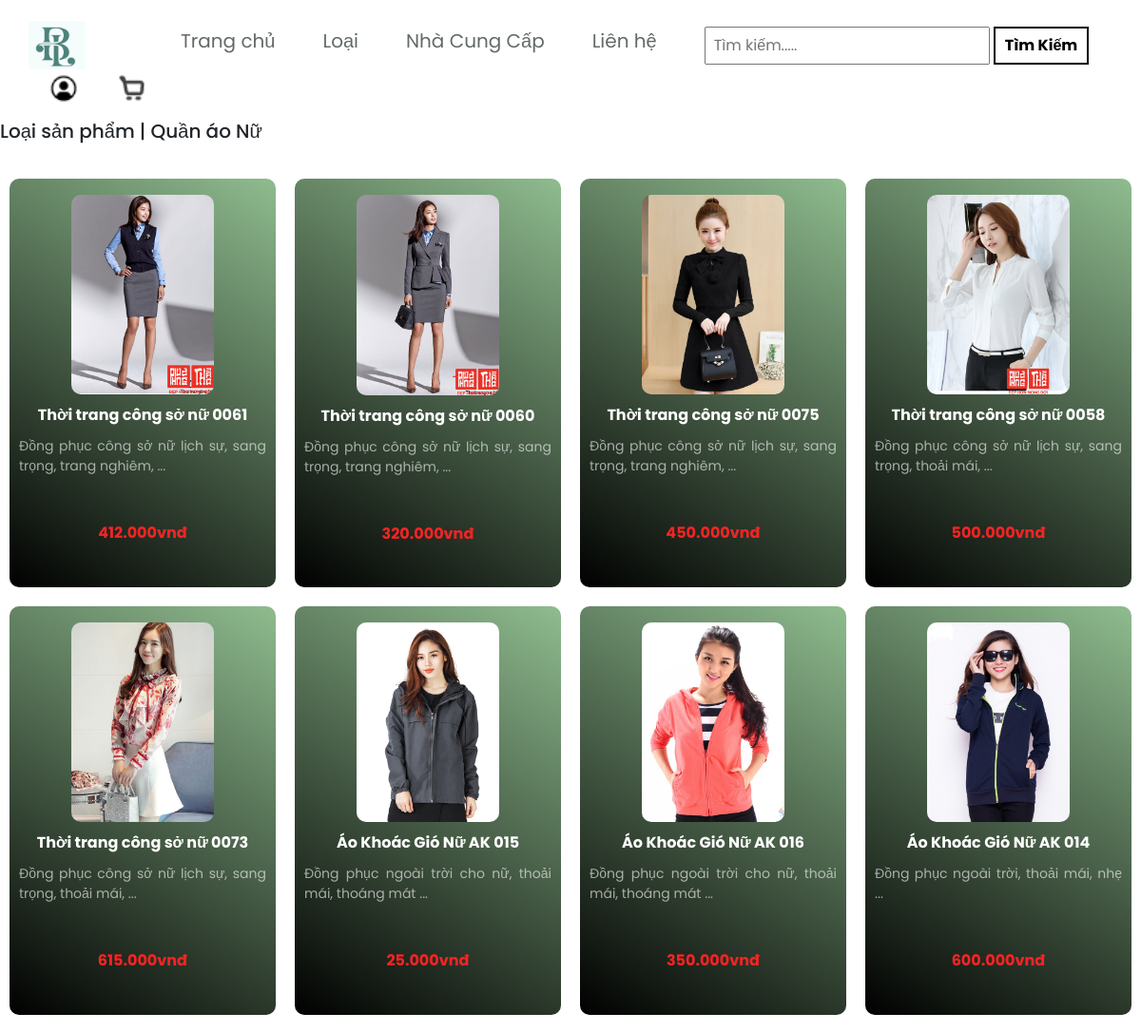
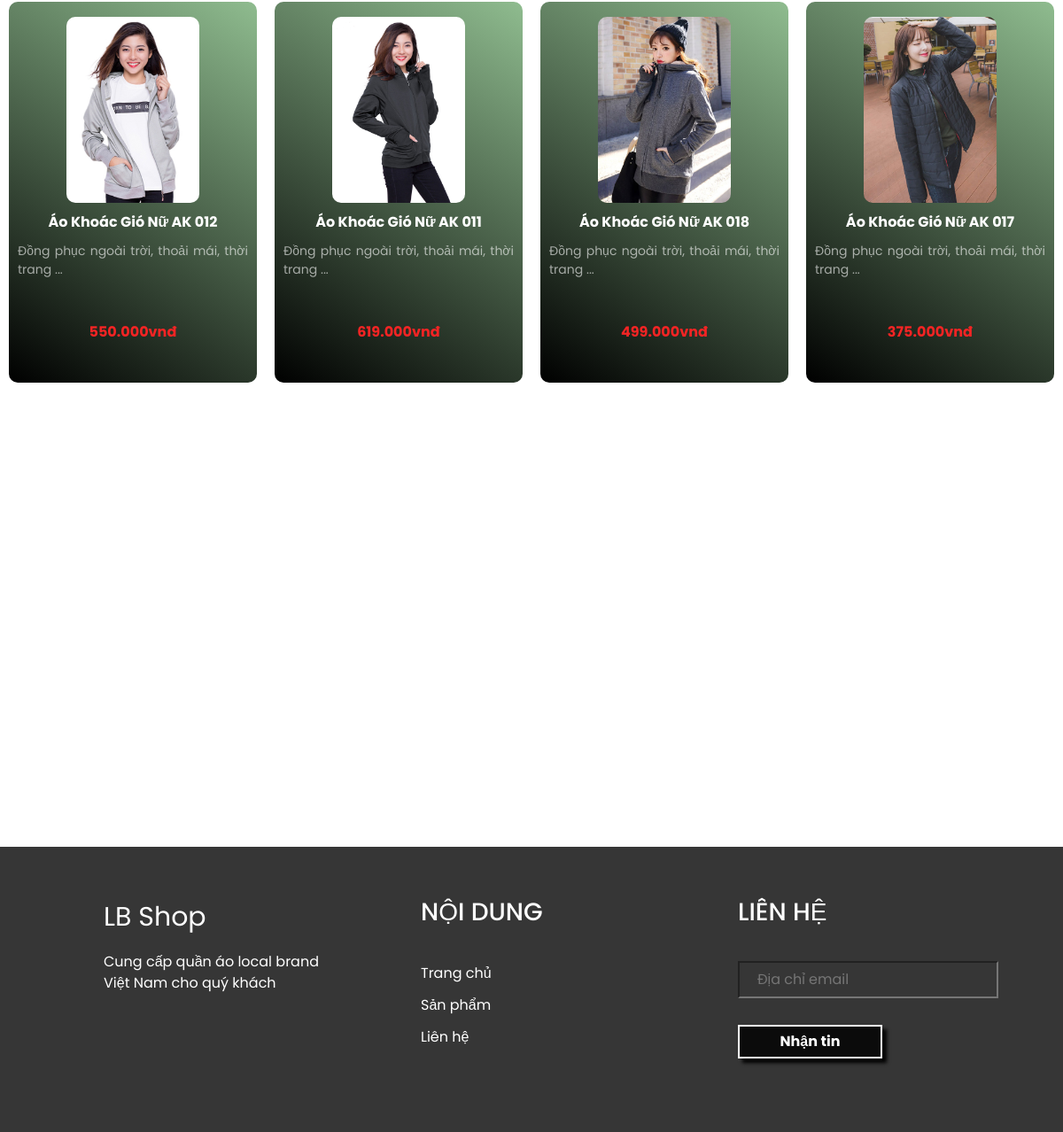
/index.php?quanly=loaisanphamlist&id=2, run on the app's committed database (2 pictures, top to bottom).
### tables this page shows
CREATE TABLE `tbl_loaisanpham` (
  `id_loaisanpham` int(11) NOT NULL,
  `tenloaisanpham` varchar(100) NOT NULL,
  `mota` text NOT NULL
);

CREATE TABLE `tbl_sanpham` (
  `id_sanpham` int(11) NOT NULL,
  `tensanpham` varchar(100) NOT NULL,
  `masanpham` varchar(100) NOT NULL,
  `giasanpham` float NOT NULL,
  `soluong` int(11) NOT NULL,
  `hinhanh` varchar(100) NOT NULL,
  `tomtat` tinytext NOT NULL,
  `noidung` text NOT NULL,
  `id_loaisanpham` int(11) NOT NULL,
  `id_nhacungcap` int(11) NOT NULL,
  `trangthai` int(11) NOT NULL
);

### pages/main/loaisanpham.php (the view, shortened to what this page needs)
<link rel="stylesheet" href="https://cdnjs.cloudflare.com/ajax/libs/twitter-bootstrap/4.1.3/css/bootstrap.min.css">
<link rel="stylesheet" href="https://cdnjs.cloudflare.com/ajax/libs/ionicons/2.0.1/css/ionicons.min.css">
<link rel="stylesheet" href="../css/style.css">
<?php
$sql_show = "SELECT * FROM tbl_sanpham WHERE tbl_sanpham.id_loaisanpham='$_GET[id]' ORDER BY id_sanpham DESC";
$query_show = mysqli_query($connect, $sql_show);
$sql_cate = "SELECT * FROM tbl_loaisanpham WHERE id_loaisanpham='$_GET[id]' LIMIT 1";
$query_cate = mysqli_query($connect, $sql_cate);
$row_title = mysqli_fetch_array($query_cate);
?>
<h5> Loại sản phẩm |
    <?php
    if (isset($row_title['tenloaisanpham'])) {
        echo $row_title['tenloaisanpham'];
    } else {
        echo "lỗi không lấy được data";
    }
    ?>
</h5>
<div id="wp-products">
	<ul id="list-products">
		<?php
		while ($row = mysqli_fetch_array($query_show)) {
		?>
			<div style="width: 280px; height: 430px;" class="item">
				<a style="text-decoration: none;" href="index.php?quanly=sanpham&id=<?= $row['id_sanpham'] ?>">
					<img style="border-radius: 10px;" src="admincp/modules/quanlysanpham/uploads/<?= $row['hinhanh'] ?>">
					<div style="text-align: center;" class="name"><?= $row['tensanpham'] ?></div>
					<div style="color: rgba(256, 256, 256, 0.6); text-align: justify; padding: 10px; font-size: 14px; height: 90px;" class="desc"><?= $row['tomtat'] ?></div>
					<div class="price"><?= number_format($row['giasanpham'], 0, ',', '.') . 'vnđ'  ?></div>
				</a>
			</div>
		<?php
		}
		?>
	</ul>
</div>

### css/style.css (style rules this page uses)
* { padding:0; margin:0; box-sizing: border-box; font-family:'Poppins', sans-serif; cursor: pointer; list-style: none; }
#wp-products { padding-top:30px; padding-bottom: 30px; width: 100%; }
#list-products { display: flex; list-style: none; justify-content: space-around; align-items: center; flex-wrap: wrap; }
#list-products .item { width: 290px; height: 374px; background: linear-gradient(212.38deg, darkseagreen 0%, black 100%); border-radius: 10px; margin-bottom: 20px; }
#list-products .item img { display: block; margin:0px auto; margin-top:17px; max-width: 150px; }
#list-products .item .name { text-align: center; color:#fff; font-weight: bold; margin-top:10px; }
#list-products .item .desc { text-align: center; color:#626a67; }
#list-products .item .price { text-align: center; color:#f42424; font-weight: bold; margin-top:10px; justify-content: center; }
#footer .box .quick-menu ,.item a { color:#fff; text-decoration: none; }

### css/style_ads.css (style rules this page uses)
* { box-sizing: border-box; }
body { font-family:'Poppins', sans-serif; }
img { vertical-align: middle; width: 100%; }

### data on the page
tbl_loaisanpham: tenloaisanpham "Quần áo Nữ"
tbl_sanpham: hinhanh (picture), tensanpham "Thời trang công sở nữ 0061", tomtat "Đồng phục công sở nữ lịch sự, sang trọng, trang nghiêm, ...", giasanpham "412.000"
tbl_sanpham: hinhanh (picture), tensanpham "Thời trang công sở nữ 0060", tomtat "Đồng phục công sở nữ lịch sự, sang trọng, trang nghiêm, ...", giasanpham "320.000"
tbl_sanpham: hinhanh (picture), tensanpham "Thời trang công sở nữ 0075", tomtat "Đồng phục công sở nữ lịch sự, sang trọng, trang nghiêm, ...", giasanpham "450.000"
tbl_sanpham: hinhanh (picture), tensanpham "Thời trang công sở nữ 0058", tomtat "Đồng phục công sở nữ lịch sự, sang trọng, thoải mái, ...", giasanpham "500.000"
tbl_sanpham: hinhanh (picture), tensanpham "Thời trang công sở nữ 0073", tomtat "Đồng phục công sở nữ lịch sự, sang trọng, thoải mái, ...", giasanpham "615.000"
tbl_sanpham: hinhanh (picture), tensanpham "Áo Khoác Gió Nữ AK 015", tomtat "Đồng phục ngoài trời cho nữ, thoải mái, thoáng mát ...", giasanpham "25.000"
tbl_sanpham: hinhanh (picture), tensanpham "Áo Khoác Gió Nữ AK 016", tomtat "Đồng phục ngoài trời cho nữ, thoải mái, thoáng mát ...", giasanpham "350.000"
tbl_sanpham: hinhanh (picture), tensanpham "Áo Khoác Gió Nữ AK 014", tomtat "Đồng phục ngoài trời, thoải mái, nhẹ ...", giasanpham "600.000"
tbl_sanpham: hinhanh (picture), tensanpham "Áo Khoác Gió Nữ AK 012", tomtat "Đồng phục ngoài trời, thoải mái, thời trang ...", giasanpham "550.000"
tbl_sanpham: hinhanh (picture), tensanpham "Áo Khoác Gió Nữ AK 011", tomtat "Đồng phục ngoài trời, thoải mái, thời trang ...", giasanpham "619.000"
tbl_sanpham: hinhanh (picture), tensanpham "Áo Khoác Gió Nữ AK 018", tomtat "Đồng phục ngoài trời, thoải mái, thời trang ...", giasanpham "499.000"
tbl_sanpham: hinhanh (picture), tensanpham "Áo Khoác Gió Nữ AK 017", tomtat "Đồng phục ngoài trời, thoải mái, thời trang ...", giasanpham "375.000"
